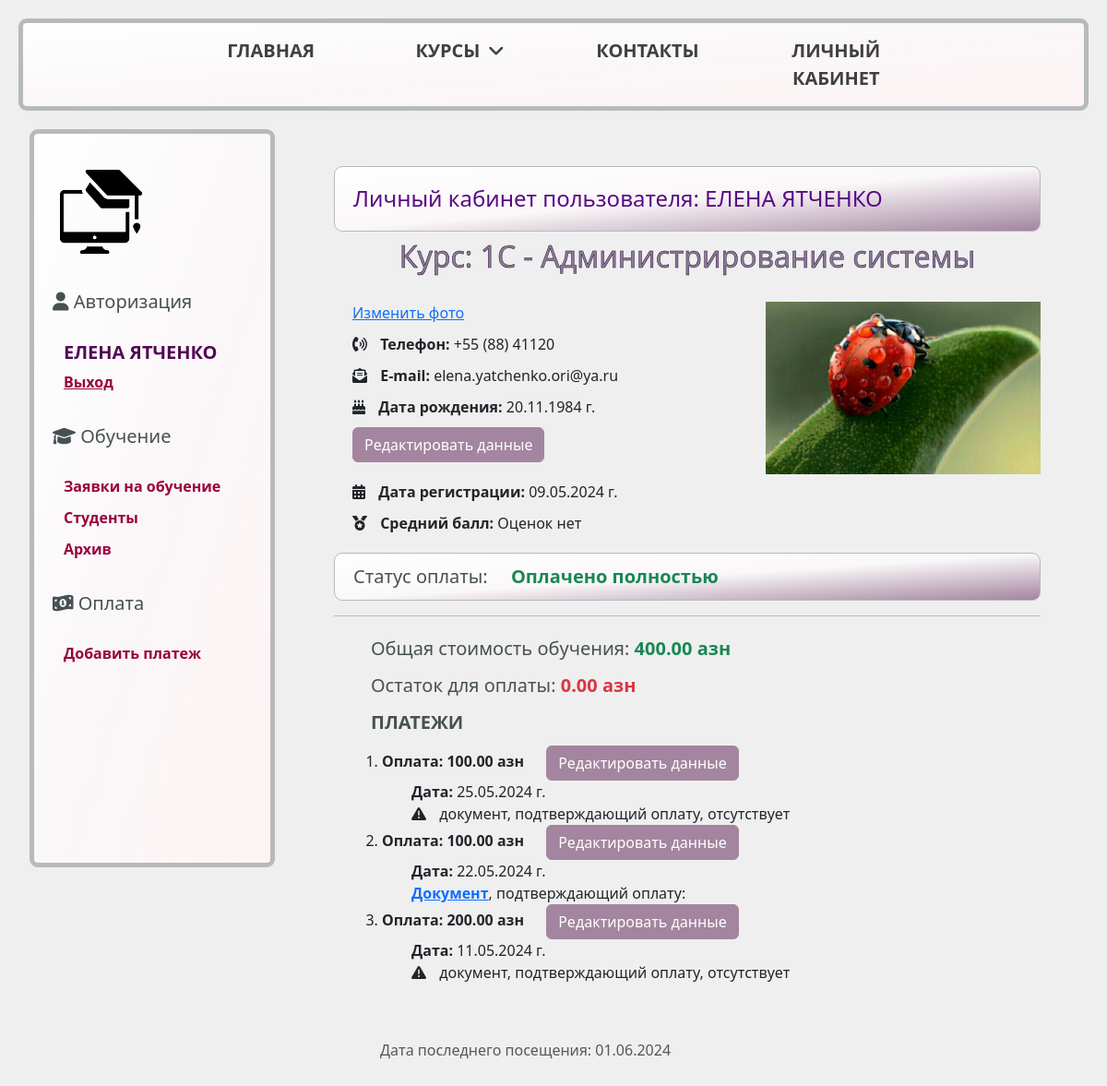
The app's page /main/profile/ (signed in), older data.
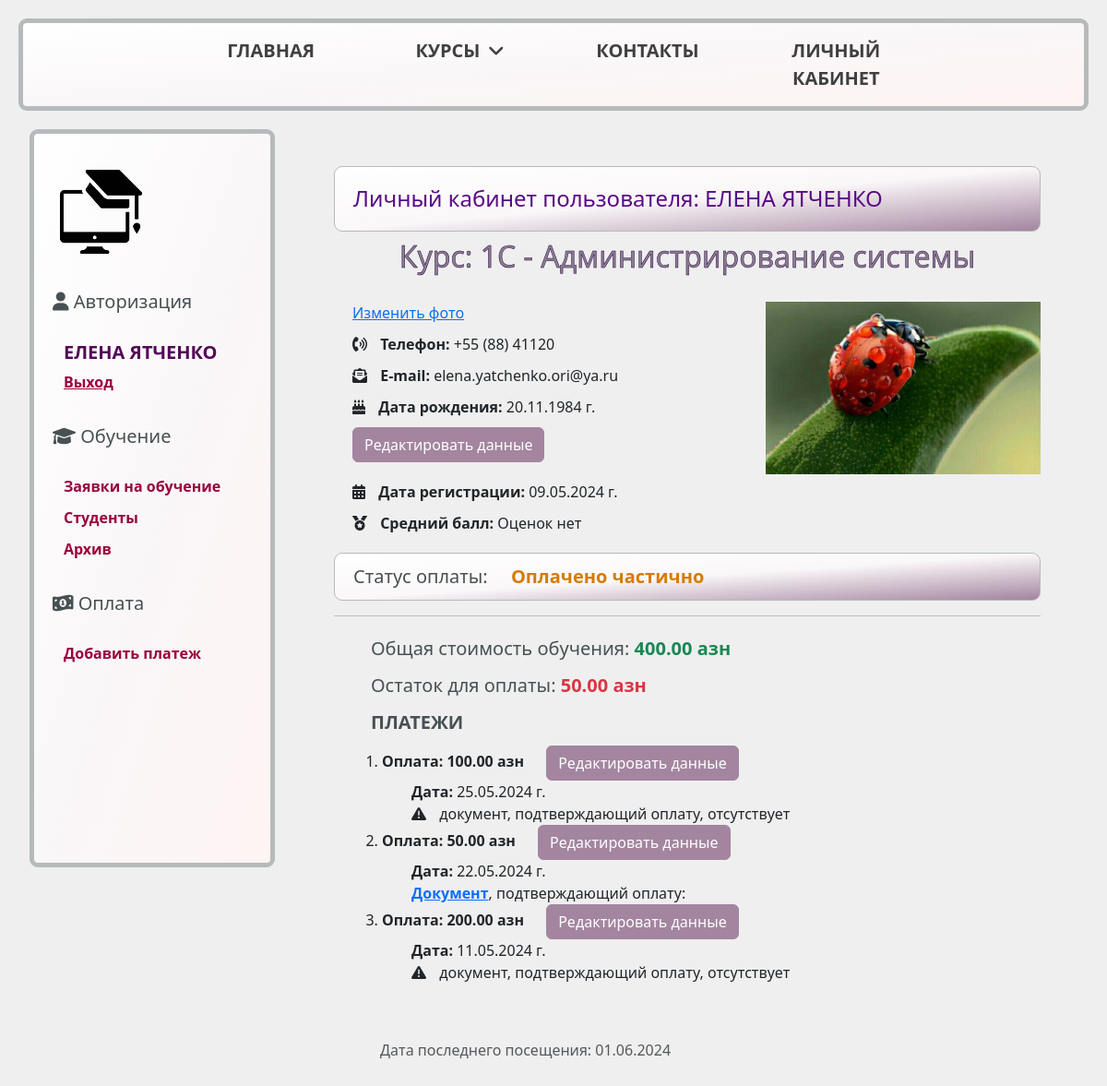
The same page, newer data.
### students_app/models.py (models this page shows, shortened)
class Student(models.Model):
    related_user = models.ForeignKey(User, on_delete=models.CASCADE)
    name = models.CharField(verbose_name="Имя", max_length=50)
    surname = models.CharField(verbose_name="Фамилия", max_length=100)
    phone = models.CharField(verbose_name="Номер телефона", max_length=50)
    date_of_birth = models.DateField()
    course = models.ForeignKey(Course, on_delete=models.PROTECT)
    photo = models.ImageField(upload_to="images/", blank=True, null=True)
    STUDENT_STATUS = [
        ("r", "requested"),
        ("a", "approved"),
        ("f", "finished"),
    ]
    status = models.CharField(
        max_length=50,
        choices=STUDENT_STATUS,
        default="r",
        help_text="Статус студента",
    )
    request_date = models.DateField(auto_now_add=True)
    reg_date = models.DateField(blank=True, null=True)
    updated = models.DateField(auto_now=True)
    is_paid = models.BooleanField(default=False)
    is_deleted = models.BooleanField(default=False)
    deleted = models.DateField(auto_now=True)
    def average_mark(self):
        mark_list = [perf.mark for perf in self.performance_set.all()]
        if mark_list:
            return round(sum(mark_list) / len(mark_list), 2)
        else:
            return "Оценок нет"
    def rest_of_payment(self):
        paid = sum([payment.amount for payment in self.payment_set.all()])
        rest = self.course.total_cost() - paid
        return rest
    class Meta:
        ordering = ["name"]

class Payment(models.Model):
    student = models.ForeignKey(Student, on_delete=models.CASCADE)
    amount = models.DecimalField(verbose_name="Сумма", max_digits=8, decimal_places=2)
    paid_date = models.DateField(verbose_name="Дата оплаты", default=date.today)
    document = models.FileField(upload_to="files/", null=True, blank=True)
    added = models.DateField(auto_now_add=True)
    updated = models.DateField(auto_now=True)
    class Meta:
        ordering = ["-paid_date"]
        permissions = (("can_mark_returned", "Set book as returned"),)

class Course(models.Model):
    name = models.CharField(max_length=200)
    category = models.ForeignKey(Category, on_delete=models.SET_NULL, null=True)
    summary = models.TextField(max_length=1000, help_text="Краткое описание курса")
    lasting = models.IntegerField(
        default=1, help_text="Продолжительность курса, в месяцах"
    )
    cost = models.DecimalField(
        max_digits=8, decimal_places=2, help_text="Стоимость в месяц, азн"
    )
    added = models.DateField(auto_now_add=True)
    rating = models.DecimalField(max_digits=3, decimal_places=2, blank=True, null=True)
    is_deleted = models.BooleanField(default=False)
    deleted = models.DateField(auto_now=True)
    views_num = models.IntegerField(default=0)
    def total_cost(self):
        return self.lasting * self.cost
    class Meta:
        ordering = ["-name"]
    def __str__(self):
        return self.name

### students_app/views.py (the view)
# urls.py: path("profile/", views.profile, name="profile"),
@login_required
def profile(request):
    current_user = request.user
    students = current_user.student_set.all()
    stud_pay = {}
    for student in students:
        payments = Payment.objects.filter(student=student)
        stud_pay[student] = payments
    visit_date = request.session.get("visit_date", None)
    print(f"request - {request.session}")
    print(f"visit date = {visit_date}")
    print(type(visit_date))
    if visit_date is None:
        visit_date_current = date.today()
    else:
        visit_date_current = datetime.strptime(visit_date, "%Y-%m-%d")
    print(type(visit_date_current))
    print(visit_date_current)
    """переводим дату во формат строки для добавления в сессии
    (иначе будет ошибка Object of type date is not JSON serializable),
    а для вывода на страницу, переводим обратно в строку"""
    visit_date_new = date.today().strftime("%Y-%m-%d")
    request.session["visit_date"] = visit_date_new
    print(f"перевод в строку - {visit_date_new}")
    print(type(visit_date_new))
    print(f'новая дата посещения в сессии - {request.session["visit_date"]}')
    return render(
        request,
        "students_app/profile.html",
        context={"stud_pay": stud_pay, "visit_date": visit_date_current},
    )

### students_app/templates/students_app/profile.html (shortened to what this page needs)
{% extends "base.html" %}
{% block content %}
<h4 class="mine-block block-text">
    Личный кабинет пользователя: {{ user.first_name|upper }} {{ user.last_name|upper }}
</h4>
{% for student, payments in stud_pay.items %}
<h2>Курс: {{student.course }}</h2>
{% if student.photo %}
<p>
    <img src="{{ student.photo.url }}" class="img-profile" alt="Ваше фото">
</p>
<p><a href="{% url 'add-photo' student.pk %}">Изменить фото</a></p>
{% else %}
<a class="btn btn-mine bottom-ref-left" href="{% url 'add-photo' student.pk %}">Добавить фото</a>
{% endif %}
<p><i class="fas fa-phone-volume icons-sm"></i><strong> Телефон:</strong> {{student.phone}}</p>
<p><i class="fas fa-envelope-open-text icons-sm"></i><strong> E-mail:</strong> {{student.related_user.email}}</p>
<p><i class="fas fa-cake-candles icons-sm"></i><strong> Дата рождения:</strong> {{student.date_of_birth|date:"d.m.Y"}}
    г.</p>
<a class="btn btn-mine bottom-ref-left" href="{% url 'student-update' student.id%}">Редактировать данные</a>
{% if student.status == 'r' %}
<br>
<p class="pay-status"><strong>Ваша заявка находится на рассмотрении</strong></p>
<p><i class="fas fa-calendar-days icons-sm"></i><strong> Дата подачи заявки:</strong>
    {{student.request_date|date:"d.m.Y"}} г.
</p>
{% else %}
<div class="m-top-bot-20">
    <p><i class="fas fa-calendar-days icons-sm"></i><strong> Дата регистрации:</strong>
        {{student.reg_date|date:"d.m.Y"}} г.</p>
    <p><i class="fas fa-medal icons-sm"></i><strong> Средний балл:</strong> {{student.average_mark}}</p>
</div>
<div class="mine-block">
    <p class="pay-status">Статус оплаты:
        {% if student.is_paid %}
        <span class="text-success mark-line"><strong>Оплачено полностью</strong></span>
        {% elif not payments %}
        <span class="text-danger mark-line"><strong>Оплаты нет</strong></span>
        {% else %}
        <span class="text-warning mark-line"><strong>Оплачено частично</strong></span>
        {% endif %}
    </p>
</div>
<hr>
<div class="bottom-ref-left-top">
    <p class="pay-status">Общая стоимость обучения:
        <span class="text-success"><strong>{{ student.course.total_cost}} азн</strong></span>
    </p>
    <p class="pay-status">Остаток для оплаты:
        <span class="text-danger"><strong>{{ student.rest_of_payment}} азн</strong></span>
    </p>
    {% if payments %}
    <p class="pay-status"><b>ПЛАТЕЖИ</b></p>
    <ol>
        {% for payment in payments %}
        <li><strong>Оплата: {{ payment.amount }} азн</strong>
            <a class="btn btn-mine bottom-ref-left" href="{% url 'payment-update' student.id payment.id %}">
                Редактировать данные</a>
            <ul>
                <li style='list-style:none'><strong>Дата:</strong> {{ payment.paid_date|date:"d.m.Y" }} г.</li>
                {% if payment.document %}
                <li style='list-style:none'><strong><a href="{{ payment.document.url }}">Документ</a></strong>,
                    подтверждающий оплату:
                </li>
                {% else %}
                <li style='list-style:none'><i class="fas fa-triangle-exclamation icons-sm"></i>
                    документ, подтверждающий оплату, отсутствует</li>
                {% endif %}
        </li>
        {% endfor %}
    </ol>
    {% else %}
    <p class="text-danger"><i class="fas fa-triangle-exclamation icons-sm"></i> Нет зарегистрированных платежей!
    </p>
    {% endif %}
</div>
{% endif %}
{% endfor %}
<div class="pagination">
    <p class="text-muted">Дата последнего посещения: {{ visit_date|date:"d.m.Y" }}</p>
</div>
{% endblock %}

Row changes from the older to the newer data that the page shows:
changed Student "Оценок нет": rest_of_payment "0.00" → "50.00"; is_paid "Оплачено полностью" → "Оплачено частично"
changed Payment (number 2 of 3 on the later page): amount "100.00" → "50.00"
